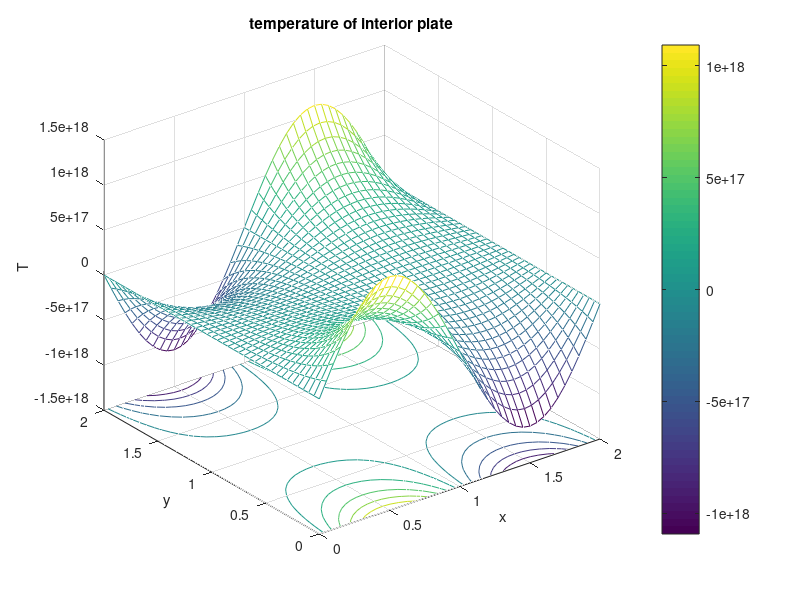
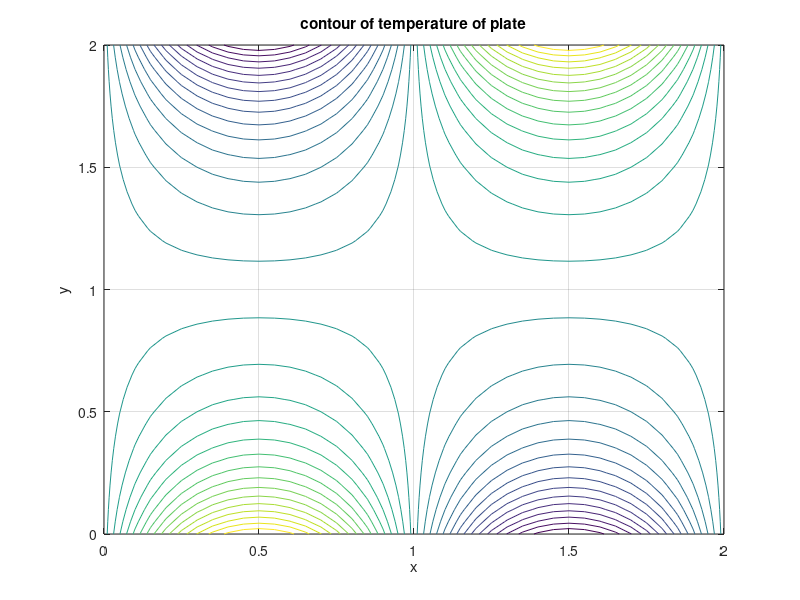

The MATLAB script that drew these images, in order:
 [x,y]=meshgrid(0:0.05:2);
 T = (sin(pi.*x).*sinh(pi.*y)+sin(pi.*(x-2)).*sinh(pi.*(y-2)))/sin(2.*pi)
 meshc(x,y,T)
grid on
xlabel('x')
ylabel('y')
zlabel('T')
colorbar
title('temperature of interior plate')

figure
contour(x,y,T,30)
grid on
xlabel('x')
ylabel('y')
title('contour of temperature of plate')
